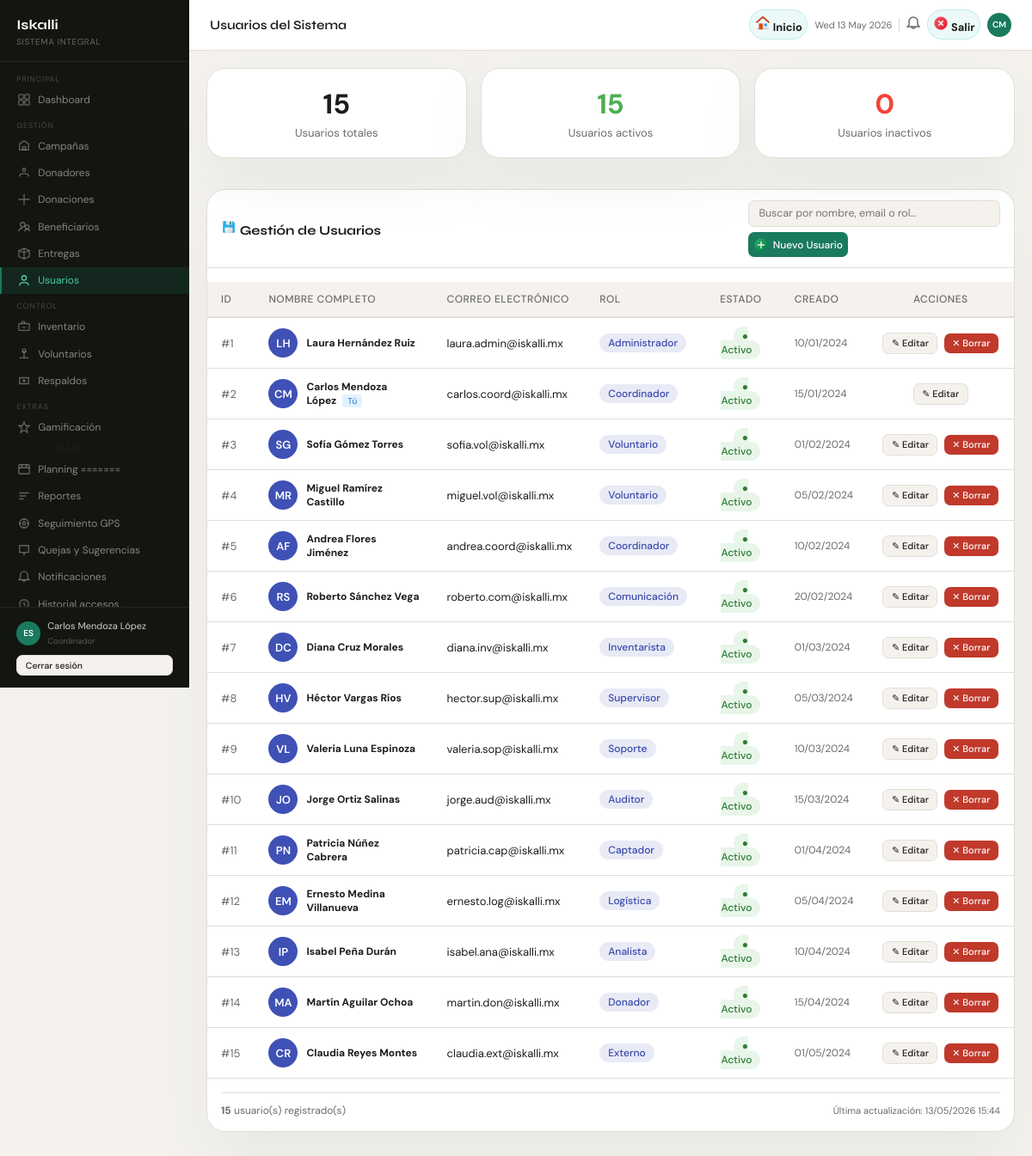
Page /index.php?pagina=usuarios (signed in) on the committed database.
### tables this page shows
CREATE TABLE usuarios (
    id_usuario             INT          NOT NULL AUTO_INCREMENT,
    id_rol                 INT          NOT NULL,
    nombre                 VARCHAR(100) NOT NULL,
    apellido               VARCHAR(100) NOT NULL,
    email                  VARCHAR(150) NOT NULL,
    contrasena_hash        VARCHAR(255) NOT NULL,
    activo                 BOOLEAN      NOT NULL DEFAULT TRUE,
    intentos_fallidos      INT          NOT NULL DEFAULT 0,
    fecha_bloqueo_temporal DATETIME,
    ultimo_acceso          DATETIME,
    created_at             DATETIME     NOT NULL DEFAULT CURRENT_TIMESTAMP,
    PRIMARY KEY (id_usuario),
    UNIQUE KEY uq_usuario_email (email)
);

CREATE TABLE roles (
    id_rol      INT         NOT NULL AUTO_INCREMENT,
    nombre      VARCHAR(60) NOT NULL,
    descripcion TEXT,
    activo      BOOLEAN     NOT NULL DEFAULT TRUE,
    PRIMARY KEY (id_rol),
    UNIQUE KEY uq_rol_nombre (nombre)
);

### controllers/UsuariosController.php (called while the page is built, shortened)
<?php
require_once 'models/UsuarioModel.php';
class UsuariosController
{
    private UsuarioModel $modelo;
    public function __construct(PDO $conexion)
    {
        $this->modelo = new UsuarioModel($conexion);
    }
    public function index(): void
    {
        $this->listar();
    }
    private function listar(): void
    {
        $usuarios = $this->modelo->consultar();
        $total         = count($usuarios);
        $total_activos = $this->modelo->obtenerTotalActivos();
        require_once 'views/pages/UsuariosView.php';
    }
}

### models/UsuarioModel.php (called while the page is built, shortened)
<?php
class UsuarioModel
{
    private PDO $db;
    public function __construct(PDO $conexion)
    {
        $this->db = $conexion;
    }
    public function consultar(): array
    {
        $sql = "
            SELECT
                u.id_usuario,
                u.nombre,
                u.apellido,
                u.email,
                u.activo,
                u.intentos_fallidos,
                u.ultimo_acceso,
                u.created_at,
                r.nombre AS rol,
                r.id_rol
            FROM usuarios u
            LEFT JOIN roles r ON u.id_rol = r.id_rol
            ORDER BY u.id_usuario ASC
        ";
        $stmt = $this->db->query($sql);
        return $stmt ? $stmt->fetchAll(PDO::FETCH_ASSOC) : [];
    }
    public function obtenerTotalActivos(): int
    {
        $stmt = $this->db->query("SELECT COUNT(*) AS total FROM usuarios WHERE activo = 1");
        $row  = $stmt->fetch(PDO::FETCH_ASSOC);
        return (int)($row['total'] ?? 0);
    }
}

### functions.php (called while the page is built, shortened)
<?php
function e(string $string): string
{
    return htmlspecialchars($string, ENT_QUOTES, 'UTF-8');
}

### views/pages/UsuariosView.php (the view, shortened to what this page needs)
<?php require_once 'views/layouts/header.php'; ?>
<div style="display:flex;width:100%;">
  <?php require_once 'views/layouts/sidebar.php'; ?>
  <div class="main">
    <?php require_once 'views/layouts/topbar.php'; ?>
    <div class="content">
      <div style="display:flex;gap:16px;margin-bottom:24px;flex-wrap:wrap;">
        <div class="card" style="flex:1;min-width:150px;padding:20px;text-align:center;">
          <div style="font-size:32px;font-weight:700;color:var(--primary);"><?= $total ?></div>
          <div style="font-size:13px;color:var(--muted);margin-top:4px;">Usuarios totales</div>
        </div>
        <div class="card" style="flex:1;min-width:150px;padding:20px;text-align:center;">
          <div style="font-size:32px;font-weight:700;color:#4caf50;"><?= $total_activos ?></div>
          <div style="font-size:13px;color:var(--muted);margin-top:4px;">Usuarios activos</div>
        </div>
        <div class="card" style="flex:1;min-width:150px;padding:20px;text-align:center;">
          <div style="font-size:32px;font-weight:700;color:#f44336;"><?= $total - $total_activos ?></div>
          <div style="font-size:13px;color:var(--muted);margin-top:4px;">Usuarios inactivos</div>
        </div>
      </div>
      <div class="card">
        <div class="card-header">
          <h3>
            <img src="<?= BASE_URL ?>/public/iconos/icons8-guardar-50.png" alt="Usuarios" class="icon-img">
            Gestión de Usuarios
          </h3>
          <div class="toolbar">
            <input
              type="text"
              class="search-input"
              id="buscar-usuarios"
              placeholder="Buscar por nombre, email o rol…"
              oninput="filtrarTabla(this,'tabla-usuarios')"
            >
            <button class="btn btn-primary btn-icon" onclick="openModal('modal-crear-usuario')">
              <img src="<?= BASE_URL ?>/public/iconos/icons8-añadir-50.png" alt="Nuevo" class="icon-img">
              Nuevo Usuario
            </button>
          </div>
        </div>
        <div style="overflow-x:auto;margin-top:16px;">
          <table id="tabla-usuarios" style="width:100%;border-collapse:collapse;">
            <thead>
              <tr style="background:var(--surface,#f5f5f5);border-bottom:2px solid var(--border,#ddd);">
                <th style="padding:12px 16px;text-align:left;font-size:12px;text-transform:uppercase;letter-spacing:.5px;">ID</th>
                <th style="padding:12px 16px;text-align:left;font-size:12px;text-transform:uppercase;letter-spacing:.5px;">Nombre Completo</th>
                <th style="padding:12px 16px;text-align:left;font-size:12px;text-transform:uppercase;letter-spacing:.5px;">Correo Electrónico</th>
                <th style="padding:12px 16px;text-align:left;font-size:12px;text-transform:uppercase;letter-spacing:.5px;">Rol</th>
                <th style="padding:12px 16px;text-align:center;font-size:12px;text-transform:uppercase;letter-spacing:.5px;">Estado</th>
                <th style="padding:12px 16px;text-align:left;font-size:12px;text-transform:uppercase;letter-spacing:.5px;">Creado</th>
                <th style="padding:12px 16px;text-align:center;font-size:12px;text-transform:uppercase;letter-spacing:.5px;">Acciones</th>
              </tr>
            </thead>
            <tbody>
              <?php if (empty($usuarios)): ?>
                <tr>
                  <td colspan="7" style="padding:40px;text-align:center;color:var(--muted,#999);">
                    No hay usuarios registrados.
                    <a href="#" onclick="openModal('modal-crear-usuario');return false;" style="color:var(--primary);">
                      Crear el primero →
                    </a>
                  </td>
                </tr>
              <?php else: ?>
                <?php foreach ($usuarios as $u): ?>
                  <tr style="border-bottom:1px solid var(--border,#eee);" onmouseover="this.style.background='var(--surface,#fafafa)'" onmouseout="this.style.background=''">
                    <td style="padding:12px 16px;color:var(--muted,#999);font-size:13px;">#<?= e((string)$u['id_usuario']) ?></td>
                    <td style="padding:12px 16px;">
                      <div style="display:flex;align-items:center;gap:10px;">
                        <div style="width:34px;height:34px;border-radius:50%;background:var(--primary,#3f51b5);color:#fff;
                                    display:flex;align-items:center;justify-content:center;font-size:13px;font-weight:600;flex-shrink:0;">
                          <?= strtoupper(substr($u['nombre'], 0, 1) . substr($u['apellido'], 0, 1)) ?>
                        </div>
                        <div>
                          <strong><?= e($u['nombre']) ?> <?= e($u['apellido']) ?></strong>
                          <?php if ((int)$u['id_usuario'] === (int)$_SESSION['id_usuario']): ?>
                            <span style="background:#e3f2fd;color:#1976d2;font-size:10px;padding:1px 6px;border-radius:3px;margin-left:4px;">Tú</span>
                          <?php endif; ?>
                        </div>
                      </div>
                    </td>
                    <td style="padding:12px 16px;font-size:13px;"><?= e($u['email']) ?></td>
                    <td style="padding:12px 16px;">
                      <span style="background:#e8eaf6;color:#3949ab;padding:3px 10px;border-radius:12px;font-size:12px;font-weight:500;">
                        <?= e($u['rol'] ?: 'Sin rol') ?>
                      </span>
                    </td>
                    <td style="padding:12px 16px;text-align:center;">
                      <?php if ($u['activo']): ?>
                        <span style="background:#e8f5e9;color:#2e7d32;padding:3px 10px;border-radius:12px;font-size:12px;font-weight:500;">
                          ● Activo
                        </span>
                      <?php else: ?>
                        <span style="background:#fdecea;color:#c62828;padding:3px 10px;border-radius:12px;font-size:12px;font-weight:500;">
                          ● Inactivo
                        </span>
                      <?php endif; ?>
                    </td>
                    <td style="padding:12px 16px;font-size:12px;color:var(--muted,#999);">
                      <?= isset($u['created_at']) ? date('d/m/Y', strtotime($u['created_at'])) : '—' ?>
                    </td>
                    <td style="padding:12px 16px;text-align:center;white-space:nowrap;">
                      <a href="<?= BASE_URL ?>/index.php?pagina=usuarios&accion=editar&id=<?= e((string)$u['id_usuario']) ?>"
                         class="btn btn-secondary btn-sm"
                         title="Editar usuario"
                         style="margin:2px;">
                        ✎ Editar
                      </a>
                      <?php if ((int)$u['id_usuario'] !== (int)$_SESSION['id_usuario']): ?>
                        <a href="<?= BASE_URL ?>/index.php?pagina=usuarios&accion=borrar&id=<?= e((string)$u['id_usuario']) ?>"
                           class="btn btn-danger btn-sm"
                           title="Eliminar usuario"
                           style="margin:2px;"
                           onclick="return confirm('¿Eliminar a <?= e($u['nombre']) ?> <?= e($u['apellido']) ?>?\nEsta acción no se puede deshacer.');">
                          ✕ Borrar
                        </a>
                      <?php endif; ?>
                    </td>
                  </tr>
                <?php endforeach; ?>
              <?php endif; ?>
            </tbody>
          </table>
        </div>
        <div style="margin:16px;padding-top:12px;border-top:1px solid var(--border,#eee);
                    color:var(--muted,#999);font-size:12px;display:flex;justify-content:space-between;align-items:center;">
          <span><strong><?= $total ?></strong> usuario(s) registrado(s)</span>
          <span style="font-size:11px;">Última actualización: <?= date('d/m/Y H:i') ?></span>
        </div>
      </div>
    </div>
  </div>
</div>
<?php require_once 'views/layouts/footer.php'; ?>

### rows in the picture
usuarios: id_usuario "1", nombre+apellido "LH", nombre "Laura", apellido "Hernández Ruiz", email "laura.admin@iskalli.mx", id_rol.nombre "Administrador", activo "● Activo", created_at "10/01/2024"
usuarios: id_usuario "2", nombre+apellido "CM", nombre "Carlos", apellido "Mendoza López", shows "Tú", email "carlos.coord@iskalli.mx", id_rol.nombre "Coordinador", activo "● Activo", created_at "15/01/2024"
usuarios: id_usuario "3", nombre+apellido "SG", nombre "Sofía", apellido "Gómez Torres", email "sofia.vol@iskalli.mx", id_rol.nombre "Voluntario", activo "● Activo", created_at "01/02/2024"
usuarios: id_usuario "4", nombre+apellido "MR", nombre "Miguel", apellido "Ramírez Castillo", email "miguel.vol@iskalli.mx", id_rol.nombre "Voluntario", activo "● Activo", created_at "05/02/2024"
usuarios: id_usuario "5", nombre+apellido "AF", nombre "Andrea", apellido "Flores Jiménez", email "andrea.coord@iskalli.mx", id_rol.nombre "Coordinador", activo "● Activo", created_at "10/02/2024"
usuarios: id_usuario "6", nombre+apellido "RS", nombre "Roberto", apellido "Sánchez Vega", email "roberto.com@iskalli.mx", id_rol.nombre "Comunicación", activo "● Activo", created_at "20/02/2024"
usuarios: id_usuario "7", nombre+apellido "DC", nombre "Diana", apellido "Cruz Morales", email "diana.inv@iskalli.mx", id_rol.nombre "Inventarista", activo "● Activo", created_at "01/03/2024"
usuarios: id_usuario "8", nombre+apellido "HV", nombre "Héctor", apellido "Vargas Ríos", email "hector.sup@iskalli.mx", id_rol.nombre "Supervisor", activo "● Activo", created_at "05/03/2024"
usuarios: id_usuario "9", nombre+apellido "VL", nombre "Valeria", apellido "Luna Espinoza", email "valeria.sop@iskalli.mx", id_rol.nombre "Soporte", activo "● Activo", created_at "10/03/2024"
usuarios: id_usuario "10", nombre+apellido "JO", nombre "Jorge", apellido "Ortiz Salinas", email "jorge.aud@iskalli.mx", id_rol.nombre "Auditor", activo "● Activo", created_at "15/03/2024"
usuarios: id_usuario "11", nombre+apellido "PN", nombre "Patricia", apellido "Núñez Cabrera", email "patricia.cap@iskalli.mx", id_rol.nombre "Captador", activo "● Activo", created_at "01/04/2024"
usuarios: id_usuario "12", nombre+apellido "EM", nombre "Ernesto", apellido "Medina Villanueva", email "ernesto.log@iskalli.mx", id_rol.nombre "Logística", activo "● Activo", created_at "05/04/2024"
usuarios: id_usuario "13", nombre+apellido "IP", nombre "Isabel", apellido "Peña Durán", email "isabel.ana@iskalli.mx", id_rol.nombre "Analista", activo "● Activo", created_at "10/04/2024"
usuarios: id_usuario "14", nombre+apellido "MA", nombre "Martín", apellido "Aguilar Ochoa", email "martin.don@iskalli.mx", id_rol.nombre "Donador", activo "● Activo", created_at "15/04/2024"
usuarios: id_usuario "15", nombre+apellido "CR", nombre "Claudia", apellido "Reyes Montes", email "claudia.ext@iskalli.mx", id_rol.nombre "Externo", activo "● Activo", created_at "01/05/2024"

### other values in the picture
$_SESSION['usuario'] "Carlos Mendoza López"
$_SESSION['rol'] "Coordinador"
$titulo_pagina "Usuarios del Sistema"
$iniciales "CM"
$total "15"
$total_activos "15"
$total - $total_activos "0"
